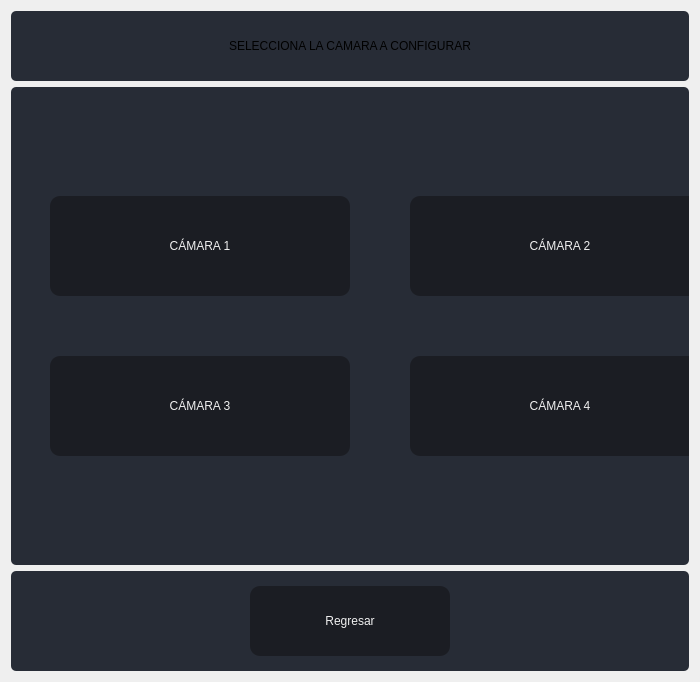
                  <widget class="QWidget" name="page_camaras_conf">
                   <layout class="QVBoxLayout" name="verticalLayout_27">
                    <item>
                     <widget class="QFrame" name="frame_18">
                      <property name="minimumSize">
                       <size>
                        <width>0</width>
                        <height>70</height>
                       </size>
                      </property>
                      <property name="maximumSize">
                       <size>
                        <width>16777215</width>
                        <height>70</height>
                       </size>
                      </property>
                      <property name="styleSheet">
                       <string notr="true">background-color: rgb(39, 44, 54);
border-radius: 5px;</string>
                      </property>
                      <property name="frameShape">
                       <enum>QFrame::StyledPanel</enum>
                      </property>
                      <property name="frameShadow">
                       <enum>QFrame::Raised</enum>
                      </property>
                      <layout class="QVBoxLayout" name="verticalLayout_35">
                       <item>
                        <layout class="QVBoxLayout" name="verticalLayout_33">
                         <item>
                          <widget class="QLabel" name="label_13">
                           <property name="maximumSize">
                            <size>
                             <width>16777215</width>
                             <height>70</height>
                            </size>
                           </property>
                           <property name="styleSheet">
                            <string notr="true">font: 75 20pt &quot;MS Shell Dlg 2&quot;;</string>
                           </property>
                           <property name="text">
                            <string>SELECCIONA LA CAMARA A CONFIGURAR</string>
                           </property>
                           <property name="alignment">
                            <set>Qt::AlignCenter</set>
                           </property>
                          </widget>
                         </item>
                        </layout>
                       </item>
                      </layout>
                     </widget>
                    </item>
                    <item>
                     <widget class="QFrame" name="frame_19">
                      <property name="styleSheet">
                       <string notr="true">background-color: rgb(39, 44, 54);
border-radius: 5px;</string>
                      </property>
                      <property name="frameShape">
                       <enum>QFrame::StyledPanel</enum>
                      </property>
                      <property name="frameShadow">
                       <enum>QFrame::Raised</enum>
                      </property>
                      <layout class="QHBoxLayout" name="horizontalLayout_18">
                       <item>
                        <layout class="QHBoxLayout" name="horizontalLayout_17">
                         <item>
                          <layout class="QFormLayout" name="formLayout_6">
                           <property name="fieldGrowthPolicy">
                            <enum>QFormLayout::FieldsStayAtSizeHint</enum>
                           </property>
                           <property name="labelAlignment">
                            <set>Qt::AlignCenter</set>
                           </property>
                           <property name="formAlignment">
                            <set>Qt::AlignHCenter|Qt::AlignTop</set>
                           </property>
                           <property name="horizontalSpacing">
                            <number>60</number>
                           </property>
                           <property name="verticalSpacing">
                            <number>60</number>
                           </property>
                           <item row="1" column="0">
                            <widget class="QPushButton" name="btn_camera1">
                             <property name="minimumSize">
                              <size>
                               <width>300</width>
                               <height>100</height>
                              </size>
                             </property>
                             <property name="maximumSize">
                              <size>
                               <width>300</width>
                               <height>100</height>
                              </size>
                             </property>
                             <property name="styleSheet">
                              <string notr="true">QPushButton {
	border-color: rgb(27, 29, 35);
	font: 75 16pt &quot;MS Shell Dlg 2&quot;;
	color: rgb(240, 240, 240);
	background-color: rgb(27, 29, 35);
	border: 0px solid;
	border-radius: 10px;	
}
QPushButton:hover {
	background-color:rgb(44, 49, 60);
	border-color: rgb(27, 29, 35);
	border: 2px solid;
}</string>
                             </property>
                             <property name="text">
                              <string>CÁMARA 1</string>
                             </property>
                             <property name="icon">
                              <iconset resource="files.qrc">
                               <normaloff>:/80x80/icons/80x80/ct-camaras.png</normaloff>:/80x80/icons/80x80/ct-camaras.png</iconset>
                             </property>
                             <property name="iconSize">
                              <size>
                               <width>80</width>
                               <height>80</height>
                              </size>
                             </property>
                            </widget>
                           </item>
                           <item row="1" column="1">
                            <widget class="QPushButton" name="btn_camera2">
                             <property name="minimumSize">
                              <size>
                               <width>300</width>
                               <height>100</height>
                              </size>
                             </property>
                             <property name="maximumSize">
                              <size>
                               <width>300</width>
                               <height>100</height>
                              </size>
                             </property>
                             <property name="styleSheet">
                              <string notr="true">QPushButton {
	border-color: rgb(27, 29, 35);
	font: 75 16pt &quot;MS Shell Dlg 2&quot;;
	color: rgb(240, 240, 240);
	background-color: rgb(27, 29, 35);
	border: 0px solid;
	border-radius: 10px;	
}
QPushButton:hover {
	background-color:rgb(44, 49, 60);
	border-color: rgb(27, 29, 35);
	border: 2px solid;
}</string>
                             </property>
                             <property name="text">
                              <string>CÁMARA 2</string>
                             </property>
                             <property name="icon">
                              <iconset resource="files.qrc">
                               <normaloff>:/80x80/icons/80x80/ct-camaras.png</normaloff>:/80x80/icons/80x80/ct-camaras.png</iconset>
                             </property>
                             <property name="iconSize">
                              <size>
                               <width>80</width>
                               <height>80</height>
                              </size>
                             </property>
                            </widget>
                           </item>
                           <item row="0" column="0">
                            <spacer name="verticalSpacer_9">
                             <property name="orientation">
                              <enum>Qt::Vertical</enum>
                             </property>
                             <property name="sizeHint" stdset="0">
                              <size>
                               <width>20</width>
                               <height>40</height>
                              </size>
                             </property>
                            </spacer>
                           </item>
                           <item row="3" column="0">
                            <spacer name="verticalSpacer_10">
                             <property name="orientation">
                              <enum>Qt::Vertical</enum>
                             </property>
                             <property name="sizeHint" stdset="0">
                              <size>
                               <width>20</width>
                               <height>40</height>
                              </size>
                             </property>
                            </spacer>
                           </item>
                           <item row="2" column="0">
                            <widget class="QPushButton" name="btn_camera3">
                             <property name="minimumSize">
                              <size>
                               <width>300</width>
                               <height>100</height>
                              </size>
                             </property>
                             <property name="maximumSize">
                              <size>
                               <width>300</width>
                               <height>100</height>
                              </size>
                             </property>
                             <property name="styleSheet">
                              <string notr="true">QPushButton {
	border-color: rgb(27, 29, 35);
	font: 75 16pt &quot;MS Shell Dlg 2&quot;;
	color: rgb(240, 240, 240);
	background-color: rgb(27, 29, 35);
	border: 0px solid;
	border-radius: 10px;	
}
QPushButton:hover {
	background-color:rgb(44, 49, 60);
	border-color: rgb(27, 29, 35);
	border: 2px solid;
}</string>
                             </property>
                             <property name="text">
                              <string>CÁMARA 3</string>
                             </property>
                             <property name="icon">
                              <iconset resource="files.qrc">
                               <normaloff>:/80x80/icons/80x80/ct-camaras.png</normaloff>:/80x80/icons/80x80/ct-camaras.png</iconset>
                             </property>
                             <property name="iconSize">
                              <size>
                               <width>80</width>
                               <height>80</height>
                              </size>
                             </property>
                            </widget>
                           </item>
                           <item row="2" column="1">
                            <widget class="QPushButton" name="btn_camera4">
                             <property name="minimumSize">
                              <size>
                               <width>300</width>
                               <height>100</height>
                              </size>
                             </property>
                             <property name="maximumSize">
                              <size>
                               <width>300</width>
                               <height>100</height>
                              </size>
                             </property>
                             <property name="styleSheet">
                              <string notr="true">QPushButton {
	border-color: rgb(27, 29, 35);
	font: 75 16pt &quot;MS Shell Dlg 2&quot;;
	color: rgb(240, 240, 240);
	background-color: rgb(27, 29, 35);
	border: 0px solid;
	border-radius: 10px;	
}
QPushButton:hover {
	background-color:rgb(44, 49, 60);
	border-color: rgb(27, 29, 35);
	border: 2px solid;
}</string>
                             </property>
                             <property name="text">
                              <string>CÁMARA 4</string>
                             </property>
                             <property name="icon">
                              <iconset resource="files.qrc">
                               <normaloff>:/80x80/icons/80x80/ct-camaras.png</normaloff>:/80x80/icons/80x80/ct-camaras.png</iconset>
                             </property>
                             <property name="iconSize">
                              <size>
                               <width>80</width>
                               <height>80</height>
                              </size>
                             </property>
                            </widget>
                           </item>
                          </layout>
                         </item>
                        </layout>
                       </item>
                      </layout>
                     </widget>
                    </item>
                    <item>
                     <widget class="QFrame" name="frame_20">
                      <property name="minimumSize">
                       <size>
                        <width>0</width>
                        <height>100</height>
                       </size>
                      </property>
                      <property name="maximumSize">
                       <size>
                        <width>16777215</width>
                        <height>100</height>
                       </size>
                      </property>
                      <property name="styleSheet">
                       <string notr="true">background-color: rgb(39, 44, 54);
border-radius: 5px;</string>
                      </property>
                      <property name="frameShape">
                       <enum>QFrame::StyledPanel</enum>
                      </property>
                      <property name="frameShadow">
                       <enum>QFrame::Raised</enum>
                      </property>
                      <layout class="QHBoxLayout" name="horizontalLayout_23">
                       <item>
                        <layout class="QHBoxLayout" name="horizontalLayout_22">
                         <item>
                          <widget class="QPushButton" name="btn_back_camaras">
                           <property name="minimumSize">
                            <size>
                             <width>200</width>
                             <height>70</height>
                            </size>
                           </property>
                           <property name="maximumSize">
                            <size>
                             <width>200</width>
                             <height>70</height>
                            </size>
                           </property>
                           <property name="styleSheet">
                            <string notr="true">QPushButton {
	border-color: rgb(27, 29, 35);
	font: 75 16pt &quot;MS Shell Dlg 2&quot;;
	color: rgb(240, 240, 240);
	background-color: rgb(27, 29, 35);
	border: 0px solid;
	border-radius: 10px;	
}
QPushButton:hover {
	background-color:rgb(44, 49, 60);
	border-color: rgb(27, 29, 35);
	border: 2px solid;
}</string>
                           </property>
                           <property name="text">
                            <string>Regresar</string>
                           </property>
                           <property name="icon">
                            <iconset resource="files.qrc">
                             <normaloff>:/80x80/icons/80x80/ct-regresar.png</normaloff>:/80x80/icons/80x80/ct-regresar.png</iconset>
                           </property>
                           <property name="iconSize">
                            <size>
                             <width>80</width>
                             <height>70</height>
                            </size>
                           </property>
                          </widget>
                         </item>
                        </layout>
                       </item>
                      </layout>
                     </widget>
                    </item>
                   </layout>
                  </widget>
